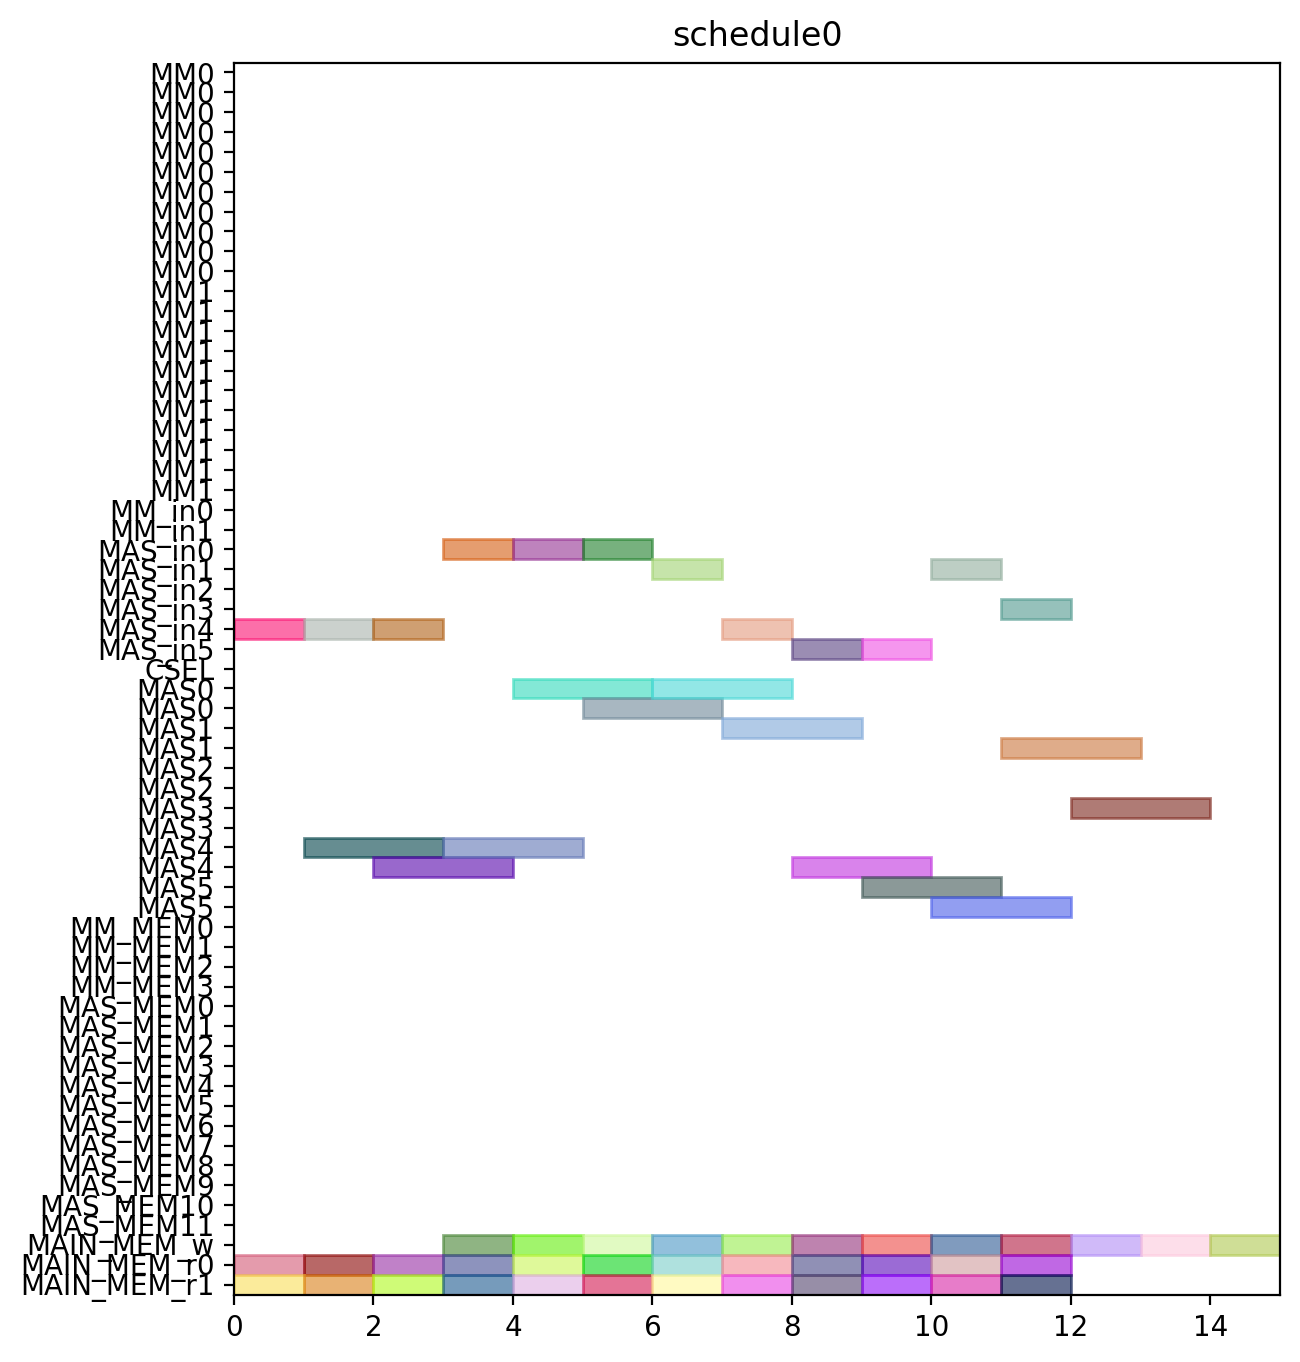

The script that drew this image:
from pyschedule import Scenario, solvers, plotters, alt


def solve():
	horizon = 120
	S = Scenario("schedule0", horizon=horizon)

	# resource
	MM = S.Resources('MM', num=2, size=11)
	MM_in = S.Resources('MM_in', num=2)
	MAS_in = S.Resources('MAS_in', num=6)
	CSEL = S.Resource('CSEL')
	MAS = S.Resources('MAS', num=6, size=2, periods=range(1, horizon))
	MM_MEM = S.Resources('MM_MEM', num=4)
	MAS_MEM = S.Resources('MAS_MEM', num=12)
	MAIN_MEM_w = S.Resource('MAIN_MEM_w', size=1)
	MAIN_MEM_r = S.Resources('MAIN_MEM_r', num=2)

	# result of previous scheduling

	# new tasks
	c000 = S.Task('c000', length=2, delay_cost=1)
	c000 += alt(MAS)
	c000_in = S.Task('c000_in', length=1, delay_cost=1)
	c000_in += alt(MAS_in)
	S += c000_in*MAS_in[0]<=c000*MAS[0]

	S += c000_in*MAS_in[1]<=c000*MAS[1]

	S += c000_in*MAS_in[2]<=c000*MAS[2]

	S += c000_in*MAS_in[3]<=c000*MAS[3]

	S += c000_in*MAS_in[4]<=c000*MAS[4]

	S += c000_in*MAS_in[5]<=c000*MAS[5]

	S += 0<c000

	c000_w = S.Task('c000_w', length=1, delay_cost=1)
	c000_w += alt(MAIN_MEM_w)
	S += c000 <= c000_w

	c000_mem0 = S.Task('c000_mem0', length=1, delay_cost=1)
	c000_mem0 += MAIN_MEM_r[0]
	S += c000_mem0 <= c000

	c000_mem1 = S.Task('c000_mem1', length=1, delay_cost=1)
	c000_mem1 += MAIN_MEM_r[1]
	S += c000_mem1 <= c000

	c001 = S.Task('c001', length=2, delay_cost=1)
	c001 += alt(MAS)
	c001_in = S.Task('c001_in', length=1, delay_cost=1)
	c001_in += alt(MAS_in)
	S += c001_in*MAS_in[0]<=c001*MAS[0]

	S += c001_in*MAS_in[1]<=c001*MAS[1]

	S += c001_in*MAS_in[2]<=c001*MAS[2]

	S += c001_in*MAS_in[3]<=c001*MAS[3]

	S += c001_in*MAS_in[4]<=c001*MAS[4]

	S += c001_in*MAS_in[5]<=c001*MAS[5]

	S += 0<c001

	c001_w = S.Task('c001_w', length=1, delay_cost=1)
	c001_w += alt(MAIN_MEM_w)
	S += c001 <= c001_w

	c001_mem0 = S.Task('c001_mem0', length=1, delay_cost=1)
	c001_mem0 += MAIN_MEM_r[0]
	S += c001_mem0 <= c001

	c001_mem1 = S.Task('c001_mem1', length=1, delay_cost=1)
	c001_mem1 += MAIN_MEM_r[1]
	S += c001_mem1 <= c001

	c010 = S.Task('c010', length=2, delay_cost=1)
	c010 += alt(MAS)
	c010_in = S.Task('c010_in', length=1, delay_cost=1)
	c010_in += alt(MAS_in)
	S += c010_in*MAS_in[0]<=c010*MAS[0]

	S += c010_in*MAS_in[1]<=c010*MAS[1]

	S += c010_in*MAS_in[2]<=c010*MAS[2]

	S += c010_in*MAS_in[3]<=c010*MAS[3]

	S += c010_in*MAS_in[4]<=c010*MAS[4]

	S += c010_in*MAS_in[5]<=c010*MAS[5]

	S += 0<c010

	c010_w = S.Task('c010_w', length=1, delay_cost=1)
	c010_w += alt(MAIN_MEM_w)
	S += c010 <= c010_w

	c010_mem0 = S.Task('c010_mem0', length=1, delay_cost=1)
	c010_mem0 += MAIN_MEM_r[0]
	S += c010_mem0 <= c010

	c010_mem1 = S.Task('c010_mem1', length=1, delay_cost=1)
	c010_mem1 += MAIN_MEM_r[1]
	S += c010_mem1 <= c010

	c011 = S.Task('c011', length=2, delay_cost=1)
	c011 += alt(MAS)
	c011_in = S.Task('c011_in', length=1, delay_cost=1)
	c011_in += alt(MAS_in)
	S += c011_in*MAS_in[0]<=c011*MAS[0]

	S += c011_in*MAS_in[1]<=c011*MAS[1]

	S += c011_in*MAS_in[2]<=c011*MAS[2]

	S += c011_in*MAS_in[3]<=c011*MAS[3]

	S += c011_in*MAS_in[4]<=c011*MAS[4]

	S += c011_in*MAS_in[5]<=c011*MAS[5]

	S += 0<c011

	c011_w = S.Task('c011_w', length=1, delay_cost=1)
	c011_w += alt(MAIN_MEM_w)
	S += c011 <= c011_w

	c011_mem0 = S.Task('c011_mem0', length=1, delay_cost=1)
	c011_mem0 += MAIN_MEM_r[0]
	S += c011_mem0 <= c011

	c011_mem1 = S.Task('c011_mem1', length=1, delay_cost=1)
	c011_mem1 += MAIN_MEM_r[1]
	S += c011_mem1 <= c011

	c100 = S.Task('c100', length=2, delay_cost=1)
	c100 += alt(MAS)
	c100_in = S.Task('c100_in', length=1, delay_cost=1)
	c100_in += alt(MAS_in)
	S += c100_in*MAS_in[0]<=c100*MAS[0]

	S += c100_in*MAS_in[1]<=c100*MAS[1]

	S += c100_in*MAS_in[2]<=c100*MAS[2]

	S += c100_in*MAS_in[3]<=c100*MAS[3]

	S += c100_in*MAS_in[4]<=c100*MAS[4]

	S += c100_in*MAS_in[5]<=c100*MAS[5]

	S += 0<c100

	c100_w = S.Task('c100_w', length=1, delay_cost=1)
	c100_w += alt(MAIN_MEM_w)
	S += c100 <= c100_w

	c100_mem0 = S.Task('c100_mem0', length=1, delay_cost=1)
	c100_mem0 += MAIN_MEM_r[0]
	S += c100_mem0 <= c100

	c100_mem1 = S.Task('c100_mem1', length=1, delay_cost=1)
	c100_mem1 += MAIN_MEM_r[1]
	S += c100_mem1 <= c100

	c101 = S.Task('c101', length=2, delay_cost=1)
	c101 += alt(MAS)
	c101_in = S.Task('c101_in', length=1, delay_cost=1)
	c101_in += alt(MAS_in)
	S += c101_in*MAS_in[0]<=c101*MAS[0]

	S += c101_in*MAS_in[1]<=c101*MAS[1]

	S += c101_in*MAS_in[2]<=c101*MAS[2]

	S += c101_in*MAS_in[3]<=c101*MAS[3]

	S += c101_in*MAS_in[4]<=c101*MAS[4]

	S += c101_in*MAS_in[5]<=c101*MAS[5]

	S += 0<c101

	c101_w = S.Task('c101_w', length=1, delay_cost=1)
	c101_w += alt(MAIN_MEM_w)
	S += c101 <= c101_w

	c101_mem0 = S.Task('c101_mem0', length=1, delay_cost=1)
	c101_mem0 += MAIN_MEM_r[0]
	S += c101_mem0 <= c101

	c101_mem1 = S.Task('c101_mem1', length=1, delay_cost=1)
	c101_mem1 += MAIN_MEM_r[1]
	S += c101_mem1 <= c101

	c110 = S.Task('c110', length=2, delay_cost=1)
	c110 += alt(MAS)
	c110_in = S.Task('c110_in', length=1, delay_cost=1)
	c110_in += alt(MAS_in)
	S += c110_in*MAS_in[0]<=c110*MAS[0]

	S += c110_in*MAS_in[1]<=c110*MAS[1]

	S += c110_in*MAS_in[2]<=c110*MAS[2]

	S += c110_in*MAS_in[3]<=c110*MAS[3]

	S += c110_in*MAS_in[4]<=c110*MAS[4]

	S += c110_in*MAS_in[5]<=c110*MAS[5]

	S += 0<c110

	c110_w = S.Task('c110_w', length=1, delay_cost=1)
	c110_w += alt(MAIN_MEM_w)
	S += c110 <= c110_w

	c110_mem0 = S.Task('c110_mem0', length=1, delay_cost=1)
	c110_mem0 += MAIN_MEM_r[0]
	S += c110_mem0 <= c110

	c110_mem1 = S.Task('c110_mem1', length=1, delay_cost=1)
	c110_mem1 += MAIN_MEM_r[1]
	S += c110_mem1 <= c110

	c111 = S.Task('c111', length=2, delay_cost=1)
	c111 += alt(MAS)
	c111_in = S.Task('c111_in', length=1, delay_cost=1)
	c111_in += alt(MAS_in)
	S += c111_in*MAS_in[0]<=c111*MAS[0]

	S += c111_in*MAS_in[1]<=c111*MAS[1]

	S += c111_in*MAS_in[2]<=c111*MAS[2]

	S += c111_in*MAS_in[3]<=c111*MAS[3]

	S += c111_in*MAS_in[4]<=c111*MAS[4]

	S += c111_in*MAS_in[5]<=c111*MAS[5]

	S += 0<c111

	c111_w = S.Task('c111_w', length=1, delay_cost=1)
	c111_w += alt(MAIN_MEM_w)
	S += c111 <= c111_w

	c111_mem0 = S.Task('c111_mem0', length=1, delay_cost=1)
	c111_mem0 += MAIN_MEM_r[0]
	S += c111_mem0 <= c111

	c111_mem1 = S.Task('c111_mem1', length=1, delay_cost=1)
	c111_mem1 += MAIN_MEM_r[1]
	S += c111_mem1 <= c111

	c200 = S.Task('c200', length=2, delay_cost=1)
	c200 += alt(MAS)
	c200_in = S.Task('c200_in', length=1, delay_cost=1)
	c200_in += alt(MAS_in)
	S += c200_in*MAS_in[0]<=c200*MAS[0]

	S += c200_in*MAS_in[1]<=c200*MAS[1]

	S += c200_in*MAS_in[2]<=c200*MAS[2]

	S += c200_in*MAS_in[3]<=c200*MAS[3]

	S += c200_in*MAS_in[4]<=c200*MAS[4]

	S += c200_in*MAS_in[5]<=c200*MAS[5]

	S += 0<c200

	c200_w = S.Task('c200_w', length=1, delay_cost=1)
	c200_w += alt(MAIN_MEM_w)
	S += c200 <= c200_w

	c200_mem0 = S.Task('c200_mem0', length=1, delay_cost=1)
	c200_mem0 += MAIN_MEM_r[0]
	S += c200_mem0 <= c200

	c200_mem1 = S.Task('c200_mem1', length=1, delay_cost=1)
	c200_mem1 += MAIN_MEM_r[1]
	S += c200_mem1 <= c200

	c201 = S.Task('c201', length=2, delay_cost=1)
	c201 += alt(MAS)
	c201_in = S.Task('c201_in', length=1, delay_cost=1)
	c201_in += alt(MAS_in)
	S += c201_in*MAS_in[0]<=c201*MAS[0]

	S += c201_in*MAS_in[1]<=c201*MAS[1]

	S += c201_in*MAS_in[2]<=c201*MAS[2]

	S += c201_in*MAS_in[3]<=c201*MAS[3]

	S += c201_in*MAS_in[4]<=c201*MAS[4]

	S += c201_in*MAS_in[5]<=c201*MAS[5]

	S += 0<c201

	c201_w = S.Task('c201_w', length=1, delay_cost=1)
	c201_w += alt(MAIN_MEM_w)
	S += c201 <= c201_w

	c201_mem0 = S.Task('c201_mem0', length=1, delay_cost=1)
	c201_mem0 += MAIN_MEM_r[0]
	S += c201_mem0 <= c201

	c201_mem1 = S.Task('c201_mem1', length=1, delay_cost=1)
	c201_mem1 += MAIN_MEM_r[1]
	S += c201_mem1 <= c201

	c210 = S.Task('c210', length=2, delay_cost=1)
	c210 += alt(MAS)
	c210_in = S.Task('c210_in', length=1, delay_cost=1)
	c210_in += alt(MAS_in)
	S += c210_in*MAS_in[0]<=c210*MAS[0]

	S += c210_in*MAS_in[1]<=c210*MAS[1]

	S += c210_in*MAS_in[2]<=c210*MAS[2]

	S += c210_in*MAS_in[3]<=c210*MAS[3]

	S += c210_in*MAS_in[4]<=c210*MAS[4]

	S += c210_in*MAS_in[5]<=c210*MAS[5]

	S += 0<c210

	c210_w = S.Task('c210_w', length=1, delay_cost=1)
	c210_w += alt(MAIN_MEM_w)
	S += c210 <= c210_w

	c210_mem0 = S.Task('c210_mem0', length=1, delay_cost=1)
	c210_mem0 += MAIN_MEM_r[0]
	S += c210_mem0 <= c210

	c210_mem1 = S.Task('c210_mem1', length=1, delay_cost=1)
	c210_mem1 += MAIN_MEM_r[1]
	S += c210_mem1 <= c210

	c211 = S.Task('c211', length=2, delay_cost=1)
	c211 += alt(MAS)
	c211_in = S.Task('c211_in', length=1, delay_cost=1)
	c211_in += alt(MAS_in)
	S += c211_in*MAS_in[0]<=c211*MAS[0]

	S += c211_in*MAS_in[1]<=c211*MAS[1]

	S += c211_in*MAS_in[2]<=c211*MAS[2]

	S += c211_in*MAS_in[3]<=c211*MAS[3]

	S += c211_in*MAS_in[4]<=c211*MAS[4]

	S += c211_in*MAS_in[5]<=c211*MAS[5]

	S += 0<c211

	c211_w = S.Task('c211_w', length=1, delay_cost=1)
	c211_w += alt(MAIN_MEM_w)
	S += c211 <= c211_w

	c211_mem0 = S.Task('c211_mem0', length=1, delay_cost=1)
	c211_mem0 += MAIN_MEM_r[0]
	S += c211_mem0 <= c211

	c211_mem1 = S.Task('c211_mem1', length=1, delay_cost=1)
	c211_mem1 += MAIN_MEM_r[1]
	S += c211_mem1 <= c211

	solvers.mip.solve(S,msg=1,kind='CPLEX',ratio_gap=1.01)

	solution = [['hoge']*len(S.solution()[1]) for i in range(len(S.solution()))]
	for i in range(len(S.solution())):
		for j in range(len(S.solution()[i])):
			solution[i][j]=str(S.solution()[i][j])
	print(solution)

	cycles = int(solution[-1][3])

	pic_file_name = "/mnt/rose/usr1/fukuda/ABE/multiRAM_multiMAS_16mux/scheduling_result/stage11MM2_stage2MAS6/CONJ/schedule0.png"
	if(S.solution() != []):
		plotters.matplotlib.plot(S,img_filename=pic_file_name, show_task_labels=False, fig_size=(cycles*0.25+3, 8))

	return solution
